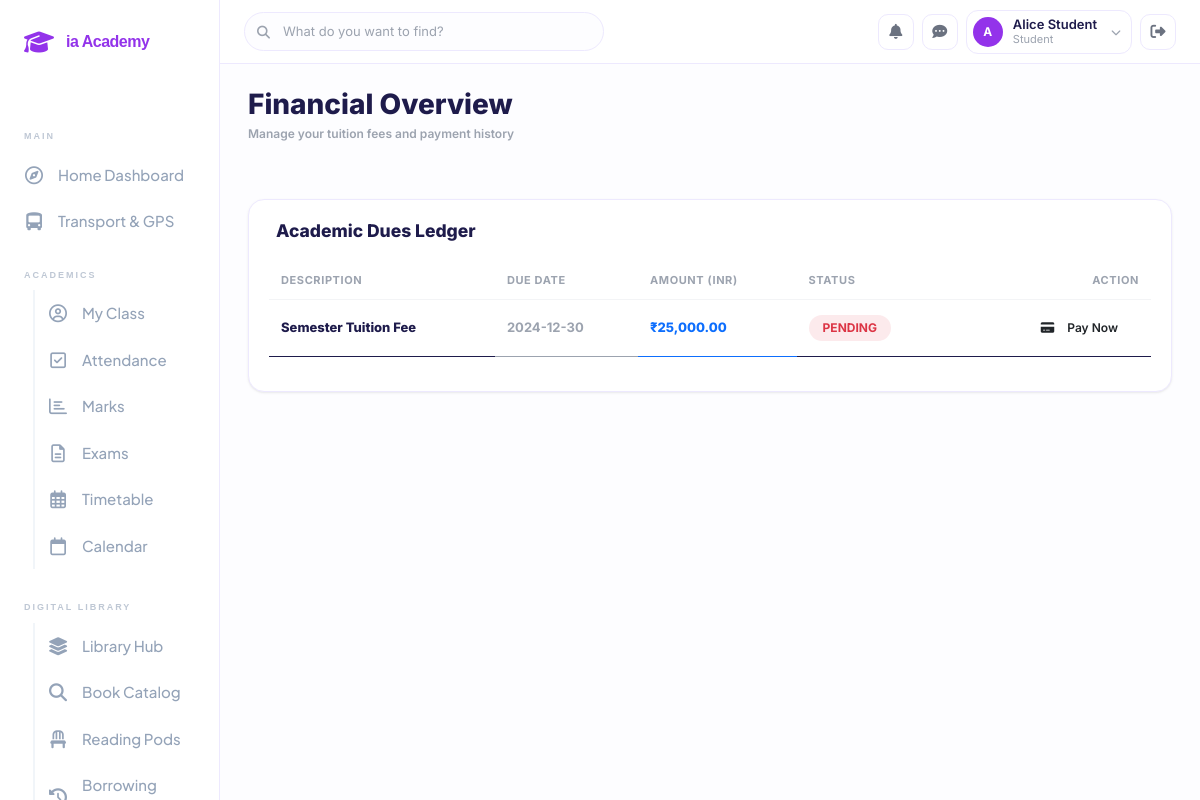
The app's page /student/payments.php (signed in) with its own data.
### tables this page shows
CREATE TABLE fees (
    id INT AUTO_INCREMENT PRIMARY KEY,
    student_id INT NOT NULL,
    amount DECIMAL(10, 2) NOT NULL,
    due_date DATE NOT NULL,
    paid_date DATE,
    status ENUM('pending', 'paid', 'overdue') DEFAULT 'pending',
    receipt_no VARCHAR(100) UNIQUE,
    FOREIGN KEY (student_id) REFERENCES students(id) ON DELETE CASCADE
);

### config/db.php (called while the page is built, shortened)
<?php
if (!class_exists('SmartPDOStatement')) {
    class SmartPDOStatement {
        private $stmt;
        private $httpBridge;
        private string $sql;
        private array $rows = [];
        public function __construct($stmtOrBridge, string $sql = '') {
            if ($stmtOrBridge instanceof NeonHttpBridge) {
                $this->httpBridge = $stmtOrBridge;
                $this->sql = $sql;
            } else {
                $this->stmt = $stmtOrBridge;
            }
        }
        public function execute(?array $params = null): bool {
            if ($this->stmt) {
                return $this->stmt->execute($params);
            }
            $res = $this->httpBridge->runQuery($this->sql, $params ?? []);
            $this->rows = $res['rows'] ?? [];
            return true;
        }
        public function fetchAll(int $mode = PDO::FETCH_ASSOC, ...$args): array {
            if ($this->stmt) {
                return $this->stmt->fetchAll($mode, ...$args);
            }
            return $this->rows;
        }
    }
    class SmartPDO {
        private ?PDO $pdo = null;
        private ?NeonHttpBridge $http = null;
        private string $driver;
        public function __construct($pdoOrBridge, string $driver = 'pgsql') {
            $this->driver = $driver;
            if ($pdoOrBridge instanceof PDO) {
                $this->pdo = $pdoOrBridge;
            } elseif ($pdoOrBridge instanceof NeonHttpBridge) {
                $this->http = $pdoOrBridge;
            }
        }
        public static function translateSql(string $sql, string $driver = 'pgsql'): string {
            if ($driver !== 'pgsql') {
                return $sql;
            }
            $s = trim($sql);
            $s = str_replace('`', '', $s);
            $s = preg_replace('/\bCURDATE\s*\(\s*\)/i', 'CURRENT_DATE', $s);
            $s = preg_replace('/\bMONTH\s*\(\s*([a-zA-Z0-9_.]+)\s*\)/i', 'EXTRACT(MONTH FROM $1)::int', $s);
            $s = preg_replace('/\bYEAR\s*\(\s*([a-zA-Z0-9_.]+)\s*\)/i', 'EXTRACT(YEAR FROM $1)::int', $s);
            $s = preg_replace('/\bDATE_ADD\s*\(\s*NOW\s*\(\s*\)\s*,\s*INTERVAL\s+(\d+\s+[A-Z]+)\s*\)/i', "(NOW() + INTERVAL '$1')", $s);
            $s = preg_replace('/\bTIMESTAMPDIFF\s*\(\s*SECOND\s*,\s*([a-zA-Z0-9_.]+)\s*,\s*NOW\s*\(\s*\)\s*\)/i', 'EXTRACT(EPOCH FROM (NOW() - $1))::int', $s);
            $s = preg_replace('/\bCAST\s*\(\s*SUBSTRING_INDEX\s*\(\s*([a-zA-Z0-9_.]+)\s*,\s*\'-\'\s*,\s*-1\s*\)\s+AS\s+UNSIGNED\s*\)/i', "CAST(SPLIT_PART($1, '-', 2) AS INTEGER)", $s);
            $s = preg_replace('/\bSUM\s*\(\s*([a-zA-Z0-9_.]+)\s*=\s*(\'[^\']*\')\s*\)/i', 'SUM(CASE WHEN $1 = $2 THEN 1 ELSE 0 END)', $s);
            return $s;
        }
        public function prepare(string $sql, array $options = []) {
            $translated = self::translateSql($sql, $this->driver);
            if ($this->pdo) {
                $stmt = $this->pdo->prepare($translated, $options);
                return new SmartPDOStatement($stmt);
            }
            return new SmartPDOStatement($this->http, $translated);
        }
    }
}
if (!function_exists('get_env_val')) {
    function get_env_val(array $keys, $default = null) {
        return $default;
    }
}
$pg_host = get_env_val(['PGHOST', 'POSTGRES_HOST']);
$pg_db   = get_env_val(['PGDATABASE', 'POSTGRES_DATABASE'], 'neondb');
$pg_user = get_env_val(['PGUSER', 'POSTGRES_USER']);
$pg_pass = get_env_val(['PGPASSWORD', 'POSTGRES_PASSWORD']);
$db_url  = get_env_val(['DATABASE_URL', 'POSTGRES_URL']);
$options = [
    PDO::ATTR_ERRMODE            => PDO::ERRMODE_EXCEPTION,
    PDO::ATTR_DEFAULT_FETCH_MODE => PDO::FETCH_ASSOC,
    PDO::ATTR_EMULATE_PREPARES   => true,
    PDO::ATTR_TIMEOUT            => 8,
];
if ($pg_host && $pg_user) {
    try {
        if (extension_loaded('pdo_pgsql')) {
            $dsn = "pgsql:host={$pg_host};port=5432;dbname={$pg_db};sslmode=require";
            $rawPdo = new PDO($dsn, $pg_user, $pg_pass, $options);
            $pdo = new SmartPDO($rawPdo, 'pgsql');
        } else {
            $connStr = $db_url ?: "postgresql://{$pg_user}:{$pg_pass}@{$pg_host}/{$pg_db}?sslmode=require";
            $bridge = new NeonHttpBridge($pg_host, $connStr);
            $pdo = new SmartPDO($bridge, 'pgsql');
        }
    } catch (\Throwable $e) {
        try {
            $connStr = $db_url ?: "postgresql://{$pg_user}:{$pg_pass}@{$pg_host}/{$pg_db}?sslmode=require";
            $bridge = new NeonHttpBridge($pg_host, $connStr);
            $pdo = new SmartPDO($bridge, 'pgsql');
        } catch (\Throwable $e2) {
            http_response_code(500);
            die("Database connection error.");
        }
    }
} else {
    $host = get_env_val(['DB_HOST', 'MYSQLHOST', 'MYSQL_HOST'], 'localhost');
    $port = get_env_val(['DB_PORT', 'MYSQLPORT', 'MYSQL_PORT'], '3306');
    $db   = get_env_val(['DB_NAME', 'MYSQLDATABASE', 'MYSQL_DATABASE'], 'smart_college_erp');
    $user = get_env_val(['DB_USER', 'MYSQLUSER', 'MYSQL_USER'], 'root');
    $pass = get_env_val(['DB_PASS', 'MYSQLPASSWORD', 'MYSQL_PASSWORD'], '');
    $dsn = "mysql:host={$host};port={$port};dbname={$db};charset=utf8mb4";
    try {
        $rawPdo = new PDO($dsn, $user, $pass, $options);
        $pdo = new SmartPDO($rawPdo, 'mysql');
    } catch (\PDOException $e) {
        http_response_code(500);
        die("<div style='font-family:sans-serif; padding:50px; text-align:center;'>
                <h2 style='color:#b91c1c;'>⛔ Database Connection Error</h2>
                <p>Could not connect to the database server.</p>
             </div>");
    }
}
?>

### student/payments.php (the view, shortened to what this page needs)
<?php
require_once('../config/db.php');
$stmt = $pdo->prepare("SELECT f.* FROM fees f JOIN students s ON f.student_id = s.id WHERE s.user_id = ? ORDER BY f.status DESC, f.due_date ASC");
$stmt->execute([$_SESSION['user_id']]);
$fees = $stmt->fetchAll();
?>
<!DOCTYPE html>
<html lang="en">
<head>
    <link href="https://cdn.jsdelivr.net/npm/bootstrap@5.3.0/dist/css/bootstrap.min.css" rel="stylesheet">
    <link rel="stylesheet" href="https://cdnjs.cloudflare.com/ajax/libs/font-awesome/6.4.0/css/all.min.css">
    <link rel="stylesheet" href="../assets/css/style.css?v=<?php echo time(); ?>">
</head>
<body>
    <div class="wrapper">
        <?php include('../includes/sidebar.php'); ?>
        <div class="main-content">
            <?php include('../includes/topbar.php'); ?>
            <div class="content-area">
                <div class="d-flex justify-content-between align-items-center mb-5 animate-up">
                    <div>
                        <h2 class="fw-800 mb-1">Financial Overview</h2>
                        <p class="text-muted small fw-600">Manage your tuition fees and payment history</p>
                    </div>
                </div>
                <div class="card-premium animate-up">
                    <h5 class="fw-800 mb-4 px-2">Academic Dues Ledger</h5>
                    <div class="table-responsive">
                        <table class="table glass-table">
                            <thead>
                                <tr>
                                    <th>Description</th>
                                    <th>Due Date</th>
                                    <th>Amount (INR)</th>
                                    <th>Status</th>
                                    <th class="text-end">Action</th>
                                </tr>
                            </thead>
                            <tbody>
                                <?php foreach($fees as $f): ?>
                                <tr>
                                    <td class="fw-800">Semester Tuition Fee</td>
                                    <td class="text-muted fw-bold"><?php echo $f['due_date']; ?></td>
                                    <td class="fw-800 text-primary">₹<?php echo number_format($f['amount'], 2); ?></td>
                                    <td>
                                        <?php if($f['status'] == 'paid'): ?>
                                            <span class="badge bg-success bg-opacity-10 text-success fw-bold p-2 small px-3">PAID</span>
                                        <?php else: ?>
                                            <span class="badge bg-danger bg-opacity-10 text-danger fw-bold p-2 small px-3">PENDING</span>
                                        <?php endif; ?>
                                    </td>
                                    <td class="text-end">
                                        <?php if($f['status'] !== 'paid'): ?>
                                            <form method="POST" class="d-inline">
                                                <button type="submit" name="pay_now" class="btn btn-premium btn-sm px-4 py-2">
                                                    <i class="fas fa-credit-card me-2"></i> Pay Now
                                                </button>
                                            </form>
                                        <?php else: ?>
                                            <a href="../download.php?type=receipt&id=<?php echo $f['id']; ?>" class="btn btn-light btn-sm px-4 py-2 border fw-800">
                                                <i class="fas fa-file-invoice me-2"></i> Receipt
                                            </a>
                                        <?php endif; ?>
                                    </td>
                                </tr>
                                <?php endforeach; ?>
                            </tbody>
                        </table>
                    </div>
                </div>
            </div>
        </div>
    </div>
</body>
</html>

### assets/css/style.css (style rules this page uses)
:root { --primary: #7C3AED; --primary-light: #EDE9FE; --primary-soft: #F5F3FF; --secondary: #F59E0B; --secondary-light:#FEF3C7; --green: #10B981; --green-light: #D1FAE5; --red: #EF4444; --red-light: #FEE2E2; --blue: #3B82F6; --blue-light: #DBEAFE; --bg: #FDFDFF; --bg-card: #FFFFFF; --sidebar-bg: #FFFFFF; --topbar-bg: #FFFFFF; --primary: #9333EA; --primary-light: #F5F3FF; --primary-soft: #F3E8FF; --text: #1E1B4B; --text-sub: #6B7280; --text-muted: #9CA3AF; --border: #EDE9FE; --border-light: #F3F4F6; --sidebar-w: 220px; --topbar-h: 64px; --radius: 12px; --radius-lg: 16px; --radius-xl: 20px; --shadow: 0 1px 3px rgba(0,0,0,0.06), 0 1px 2px rgba(0,0,0,0.04); --shadow-md: 0 4px 12px rgba(124,58,237,0.08); --shadow-lg: 0 8px 24px rgba(124,58,237,0.12); }
*, *::before, *::after { margin:0; padding:0; box-sizing:border-box; }
html { font-size: 14px; }
body { font-family: 'Inter', sans-serif; background: var(--bg); color: var(--text); line-height: 1.5; -webkit-font-smoothing: antialiased; }
.wrapper { display: flex; min-height: 100vh; }
.main-content { flex: 1; margin-left: var(--sidebar-w); display: flex; flex-direction: column; min-height: 100vh; min-width: 0; }
.content-area { flex: 1; padding: 24px 28px; margin-top: var(--topbar-h); }
.card, .card-premium { background: var(--bg-card); border-radius: var(--radius-lg); border: 1.5px solid var(--border); padding: 20px; box-shadow: var(--shadow); }
.table { width: 100%; border-collapse: collapse; }
.table thead tr { border-bottom: 1.5px solid var(--border-light); }
.table thead th { padding: 10px 12px; text-align: left; font-size: 11px; font-weight: 700; text-transform: uppercase; letter-spacing: 0.6px; color: var(--text-muted); white-space: nowrap; }
.table tbody tr { border-bottom: 1px solid var(--border-light); transition: background 0.15s; }
.table tbody tr:last-child { border-bottom: none; }
.table tbody td { padding: 12px; font-size: 13px; color: var(--text); vertical-align: middle; }
.badge { display: inline-flex; align-items: center; gap: 4px; padding: 3px 10px; border-radius: 9999px; font-size: 11.5px; font-weight: 600; }
.btn { display: inline-flex; align-items: center; gap: 6px; padding: 9px 18px; border-radius: var(--radius); font-size: 13px; font-weight: 600; cursor: pointer; border: none; transition: all 0.15s; text-decoration: none; font-family: 'Inter', sans-serif; }
.btn-sm { padding: 6px 12px; font-size: 12px; border-radius: 8px; }
.mb-4 { margin-bottom: 20px; }
.fw-600 { font-weight: 600 !important; }
.fw-800 { font-weight: 800 !important; }
.text-muted { color: var(--text-muted) !important; }
.small { font-size: 12px !important; }
.animate-up { animation: fadeUp 0.3s ease both; }
.table-responsive { border-radius: var(--radius); overflow: hidden; }

### records on screen
fees: due_date "2024-12-30", amount "25,000.00", status "PENDING"

### other values on screen
$initial "A"
$user_name "Alice Student"
$user_role "Student"
